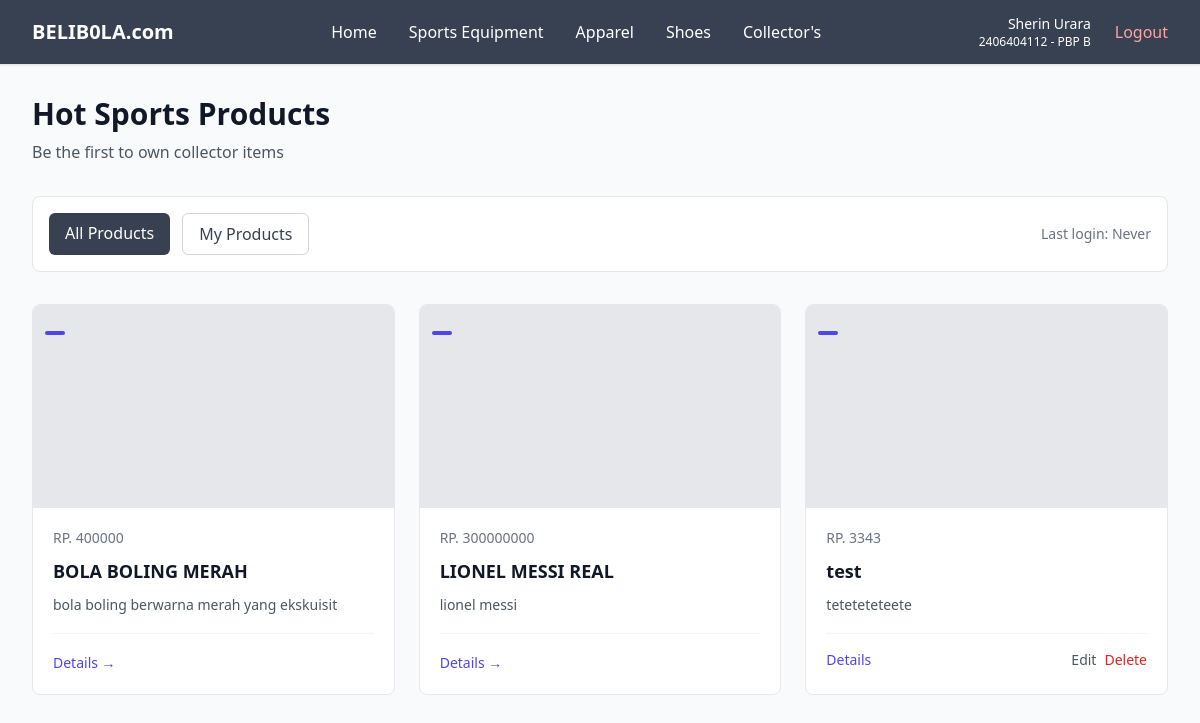
Before: / (signed in) with the older database file.
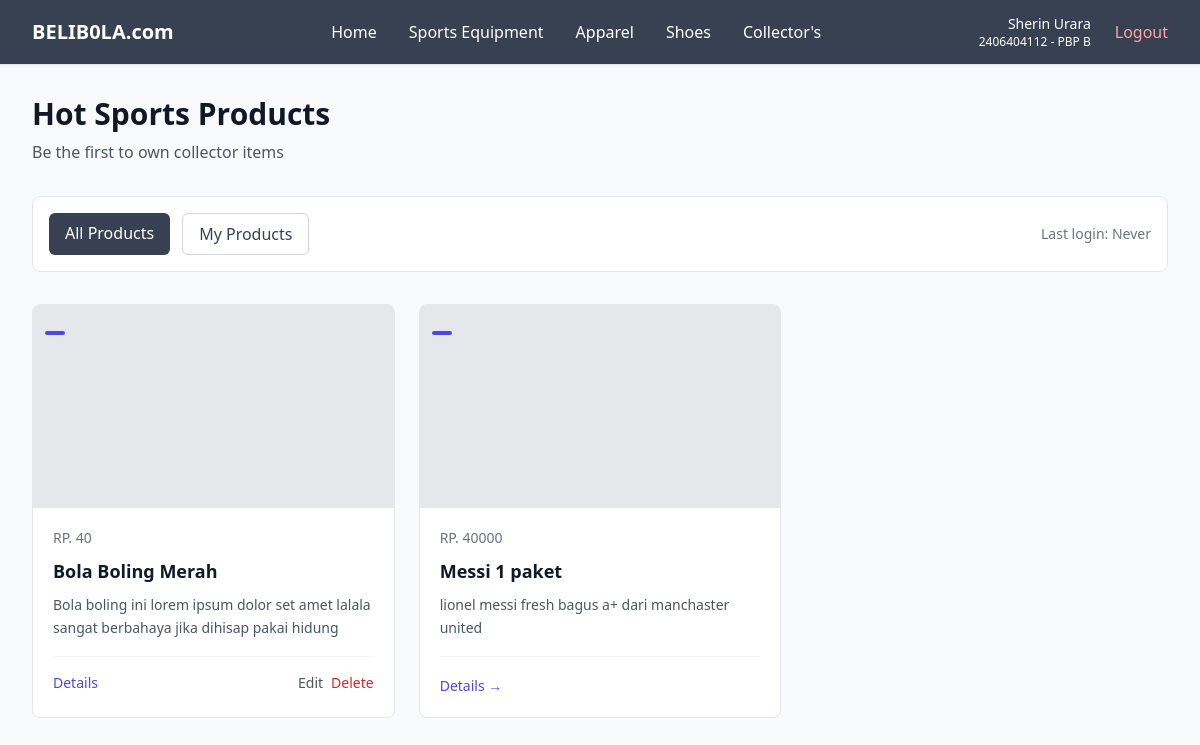
After: the same page with the newer database file.
### main/models.py (models this page shows, shortened)
class Products(models.Model):
    CATEGORY_CHOICES = [
        ('bola biasa', 'Bola Biasa'),
        ('update', 'Update'),
        ('exclusive', 'Exclusive'),
        ('bola luar biasa', 'Bola Luar Biasa'),
        ('kolektor', 'Kolektor'),
        ('signed', 'Signed'),
    ]
    seller = models.ForeignKey(User, on_delete=models.CASCADE, null=True)
    id = models.UUIDField(primary_key=True, default=uuid.uuid4, editable=False)
    name = models.CharField()
    price = models.IntegerField()
    description = models.TextField()
    thumbnail = models.URLField()
    category = models.CharField(max_length=20, choices=CATEGORY_CHOICES, default='update')
    is_featured = models.BooleanField(default=False)

### main/views.py (the view)
# urls.py: path('', show_main, name='show_main'),
@login_required(login_url='/login')
def show_main(request):
    filter_type = request.GET.get('filter', 'all')  # default to 'all'
    if filter_type == "my":
        products_list = Products.objects.filter(seller=request.user)
    else:
        products_list = Products.objects.all()
    context = {
        'app' : 'BeliBola',
        'npm' : '2406404112',
        'name': 'Sherin Urara',
        'class': 'PBP B',
        'products_list': products_list,
        'last_login': request.COOKIES.get('last_login',"Never"),
        'username': request.COOKIES.get('username', "Never")
    }
    return render(request, "main.html", context)

### main/templates/main.html (shortened to what this page needs)
{% extends 'base.html' %}
{% load static %}
{% block content %}
{% include 'navbar.html' %}
 <div class="bg-gray-50 w-full pt-16 min-h-screen">
  <div class="max-w-7xl mx-auto px-4 sm:px-6 lg:px-8 py-8">
    <div class="mb-8">
      <h1 class="text-3xl font-bold text-gray-900 mb-2">Hot Sports Products</h1>
      <p class="text-gray-600">Be the first to own collector items</p>
    </div>
    <div class="flex flex-col sm:flex-row sm:items-center sm:justify-between mb-8 bg-white rounded-lg border border-gray-200 p-4">
      <div class="flex space-x-3 mb-4 sm:mb-0">
        <a href="?" class="{% if request.GET.filter == 'all' or not request.GET.filter  %} bg-gray-700 text-white{% else %}bg-white text-gray-700 border border-gray-300{% endif %} px-4 py-2 rounded-md font-medium transition-colors hover:bg-gray-500 hover:text-white">
          All Products
        </a>
        <a href="?filter=my" class="{% if request.GET.filter == 'my' %} bg-gray-700 text-white{% else %}bg-white text-gray-700 border border-gray-300{% endif %} px-4 py-2 rounded-md font-medium transition-colors hover:bg-gray-500 hover:text-white">
          My Products
        </a>
      </div>
      {% if user.is_authenticated %}
        <div class="text-sm text-gray-500">
          Last login: {{ last_login }}
        </div>
      {% endif %}
    </div>
 {% if not products_list %}
      <div class="bg-white rounded-lg border border-gray-200 p-12 text-center">
        <div class="w-32 h-32 mx-auto mb-4">
          <img src="{% static 'image/no-products.png' %}" alt="No products available" class="w-full h-full object-contain">
        </div>
        <h3 class="text-lg font-medium text-gray-900 mb-2">No Products on BeliB0la</h3>
        <p class="text-gray-500 mb-6">Be the first to add a product to belibola!</p>
        <a href="{% url 'main:create_products' %}" class="inline-flex items-center px-4 py-2 bg-grey-600 text-white rounded-md hover:bg-green-700 transition-colors">
          Sell Product
        </a>
      </div>
    {% else %}
      <div class="grid grid-cols-1 md:grid-cols-2 lg:grid-cols-3 gap-6">
        {% for products in products_list %}
          {% include 'card_product.html' with product=product %}
        {% endfor %}
      </div>
    {% endif %}
 {% endblock content %}

### templates/base.html (shortened to what this page needs)
{% load static %}
<!DOCTYPE html>
<html lang="en">
<head>
    <script src="https://cdn.tailwindcss.com"></script>
    <link rel="stylesheet" href="{% static 'css/global.css' %}"/>
</head>
<body>
    {% block content %} {% endblock content %}
</body>
</html>

### main/templates/navbar.html (shortened to what this page needs)
<nav class="fixed top-0 left-0 w-full bg-gray-700 border-b border-gray-200 shadow-sm z-50">
    <div class="max-w-7xl mx-auto px-6 lg:px-8">
      <div class="flex items-center justify-between h-16">
        <div class="flex items-center">
          <h1 class="text-xl font-semibold text-gray-900">
            <span class="text-white">BELIB0LA.com</span>
          </h1>
        </div>
        <div class="hidden md:flex items-center space-x-8">
          <a href="/" class="text-white hover:text-gray-500 font-medium transition-colors">
            Home
          </a>
          <a href="{% url 'main:create_products' %}" class="text-white hover:text-gray-500 font-medium transition-colors">
            Sports Equipment
          </a>
          <a href="{% url 'main:create_products' %}" class="text-white hover:text-gray-500 font-medium transition-colors">
            Apparel
          </a>
          <a href="{% url 'main:create_products' %}" class="text-white hover:text-gray-500 font-medium transition-colors">
            Shoes
          </a>
          <a href="{% url 'main:create_products' %}" class="text-white hover:text-gray-500 font-medium transition-colors">
            Collector's
          </a>
        </div>
        <div class="hidden md:flex items-center space-x-6">
          {% if user.is_authenticated %}
            <div class="text-right">
              <div class="text-sm font-medium text-white">{{ name|default:user.username }}</div>
              <div class="text-xs text-white">{{ npm|default:"Student" }} - {{ class|default:"Class" }}</div>
            </div>
            <a href="{% url 'main:logout' %}" class="text-red-300 hover:text-red-700 font-medium transition-colors">
              Logout
            </a>
          {% endif %}
        </div>
      </div>
    </div>
  </nav>

### main/templates/card_product.html (shortened to what this page needs)
{% load static %}
<article class="bg-white rounded-lg border border-gray-200 hover:shadow-lg transition-shadow duration-300 overflow-hidden">
  <div class="aspect-[16/9] relative overflow-hidden">
    {% if news.thumbnail %}
      <img src="{{ products.thumbnail }}" alt="{{ products.name }}" class="w-full h-full object-cover">
    {% else %}
      <div class="w-full h-full bg-gray-200"></div>
    {% endif %}
    <div class="absolute top-3 left-3">
      <span class="inline-flex items-center px-2.5 py-0.5 rounded-md text-xs font-medium bg-indigo-600 text-white">
      </span>
    </div>
  </div>
  <div class="p-5">
    <div class="flex items-center text-sm text-gray-500 mb-3">
      <h1>RP. {{ products.price }}</h1>
    </div>
    <h3 class="text-lg font-semibold text-gray-900 mb-3 line-clamp-2 leading-tight">
      <a href="{% url 'main:show_products' products.id %}" class="hover:text-indigo-600 transition-colors">
        {{ products.name }}
      </a>
    </h3>
    <p class="text-gray-600 text-sm leading-relaxed line-clamp-3 mb-4">
      {{ products.description|truncatewords:20 }}
    </p>
    {% if user.is_authenticated and products.seller == user %}
      <div class="flex items-center justify-between pt-4 border-t border-gray-100">
        <a href="{% url 'main:show_products' products.id %}" class="text-indigo-600 hover:text-indigo-700 font-medium text-sm transition-colors">
          Details
        </a>
        <div class="flex space-x-2">
          <a href="{% url 'main:edit_product' products.id %}" class="text-gray-600 hover:text-gray-700 text-sm transition-colors">
            Edit
          </a>
          <a href="{% url 'main:delete_product' products.id %}" class="text-red-600 hover:text-red-700 text-sm transition-colors">
            Delete
          </a>
        </div>
      </div>
    {% else %}
      <div class="pt-4 border-t border-gray-100">
        <a href="{% url 'main:show_products' products.id %}" class="text-indigo-600 hover:text-indigo-700 font-medium text-sm transition-colors">
          Details →
        </a>
      </div>
    {% endif %}
  </div>
</article>

Changed rows visible on the page:
removed Products: price "400000", name "BOLA BOLING MERAH", description "bola boling berwarna merah yang ekskuisit", shows "Details →"
removed Products: price "300000000", name "LIONEL MESSI REAL", description "lionel messi", shows "Details →"
removed Products: price "3343", name "test", description "teteteteteete", shows "Details"
added Products: price "40", name "Bola Boling Merah", description "Bola boling ini lorem ipsum dolor set amet lalala sangat berbahaya jika dihisap pakai hidung", shows "Details"
added Products: price "40000", name "Messi 1 paket", description "lionel messi fresh bagus a+ dari manchaster united", shows "Details →"
